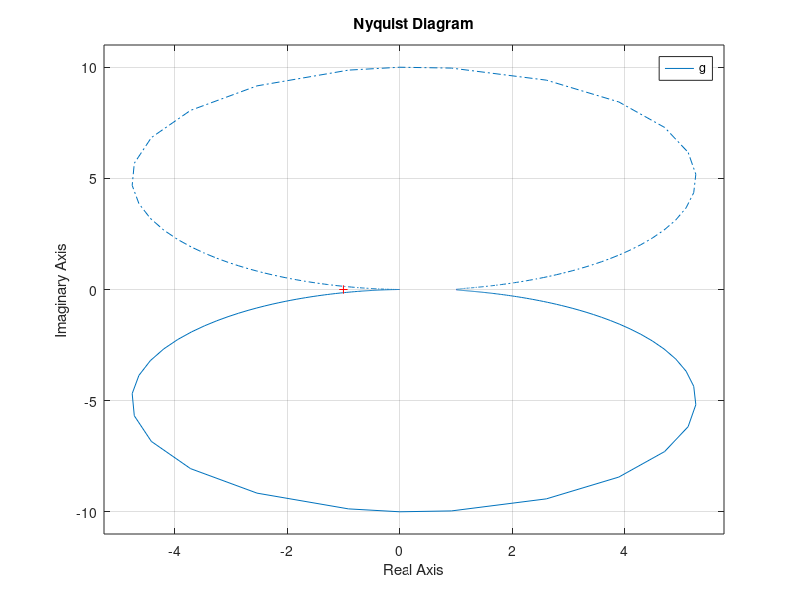
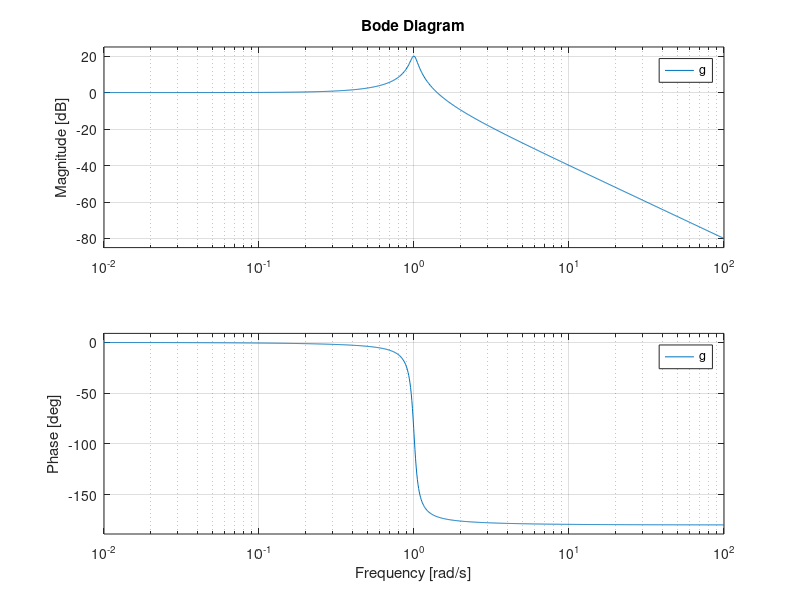

The MATLAB source for these figures, in order:
%{
Nyquist plot
Bode plot

Transfer function:
       10
-----------------
s^3 + 3 s^2 + 2 s
%}

num=[1];
den=[1 0.1 1];
g=tf(num,den)
figure;
nyquist(g);
figure;
bode(g);